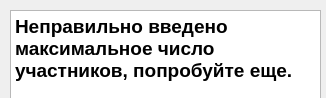
<?xml version="1.0" encoding="UTF-8"?>
<ui version="4.0">
 <class>Dialog</class>
 <widget class="QDialog" name="Dialog">
  <property name="geometry">
   <rect>
    <x>0</x>
    <y>0</y>
    <width>326</width>
    <height>98</height>
   </rect>
  </property>
  <property name="windowTitle">
   <string>Dialog</string>
  </property>
  <widget class="QTextBrowser" name="textBrowser">
   <property name="geometry">
    <rect>
     <x>10</x>
     <y>10</y>
     <width>311</width>
     <height>181</height>
    </rect>
   </property>
   <property name="html">
    <string>&lt;!DOCTYPE HTML PUBLIC &quot;-//W3C//DTD HTML 4.0//EN&quot; &quot;http://www.w3.org/TR/REC-html40/strict.dtd&quot;&gt;
&lt;html&gt;&lt;head&gt;&lt;meta name=&quot;qrichtext&quot; content=&quot;1&quot; /&gt;&lt;style type=&quot;text/css&quot;&gt;
p, li { white-space: pre-wrap; }
&lt;/style&gt;&lt;/head&gt;&lt;body style=&quot; font-family:'MS Shell Dlg 2'; font-size:8.25pt; font-weight:400; font-style:normal;&quot;&gt;
&lt;p style=&quot; margin-top:0px; margin-bottom:0px; margin-left:0px; margin-right:0px; -qt-block-indent:0; text-indent:0px;&quot;&gt;&lt;span style=&quot; font-size:14pt; font-weight:600;&quot;&gt;Неправильно введено максимальное число участников, попробуйте еще.&lt;/span&gt;&lt;/p&gt;&lt;/body&gt;&lt;/html&gt;</string>
   </property>
  </widget>
 </widget>
 <resources/>
 <connections/>
</ui>
